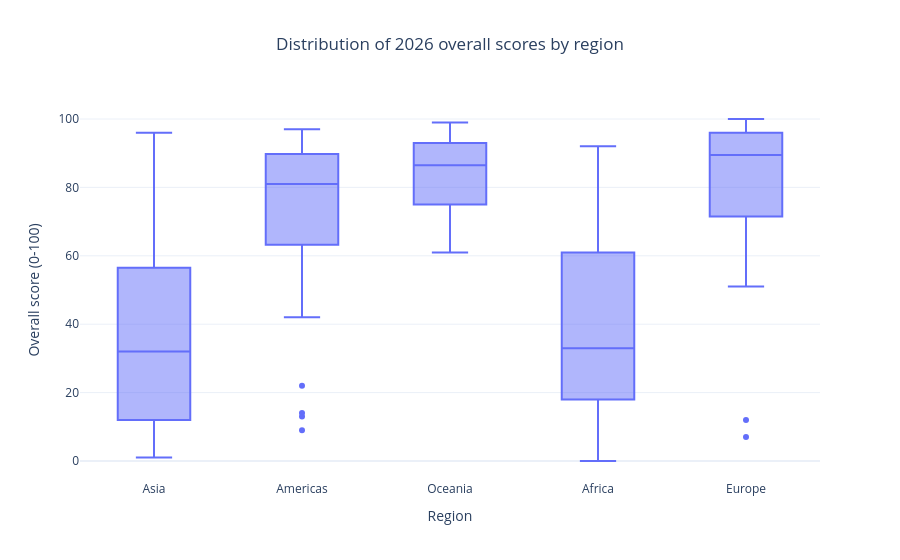

The notebook cell this image was saved under:
### Code cell
total_2026 = total[total['Year'] == 2026]
fig = px.box(
    total_2026,
    x='region',
    y='Score',
    title='Distribution of 2026 overall scores by region',
    labels={'Score': 'Overall score (0-100)', 'region': 'Region'},
)
fig.update_layout(template='plotly_white', title_x=0.5)
fig.show()

### Figure 1 — Plotly figure (JSON) as saved in the notebook; plotly's stock layout.template omitted (floating-point values rounded to 4 significant figures; data arrays with more than 128 entries replaced by an {"elided": "..."} marker saying what was removed)
{"data": [{"alignmentgroup": "True", "hovertemplate": "Region=%{x}<br>Overall score (0-100)=%{y}<extra></extra>", "legendgroup": "", "marker": {"color": "#636efa"}, "name": "", "notched": false, "offsetgroup": "", "orientation": "v", "showlegend": false, "type": "box", "x": {"elided": "197 str values"}, "x0": " ", "xaxis": "x", "y": {"elided": "197 float values"}, "y0": " ", "yaxis": "y"}], "layout": {"boxmode": "group", "legend": {"tracegroupgap": 0}, "title": {"text": "Distribution of 2026 overall scores by region", "x": 0.5}, "xaxis": {"anchor": "y", "domain": [0.0, 1.0], "title": {"text": "Region"}}, "yaxis": {"anchor": "x", "domain": [0.0, 1.0], "title": {"text": "Overall score (0-100)"}}}}
